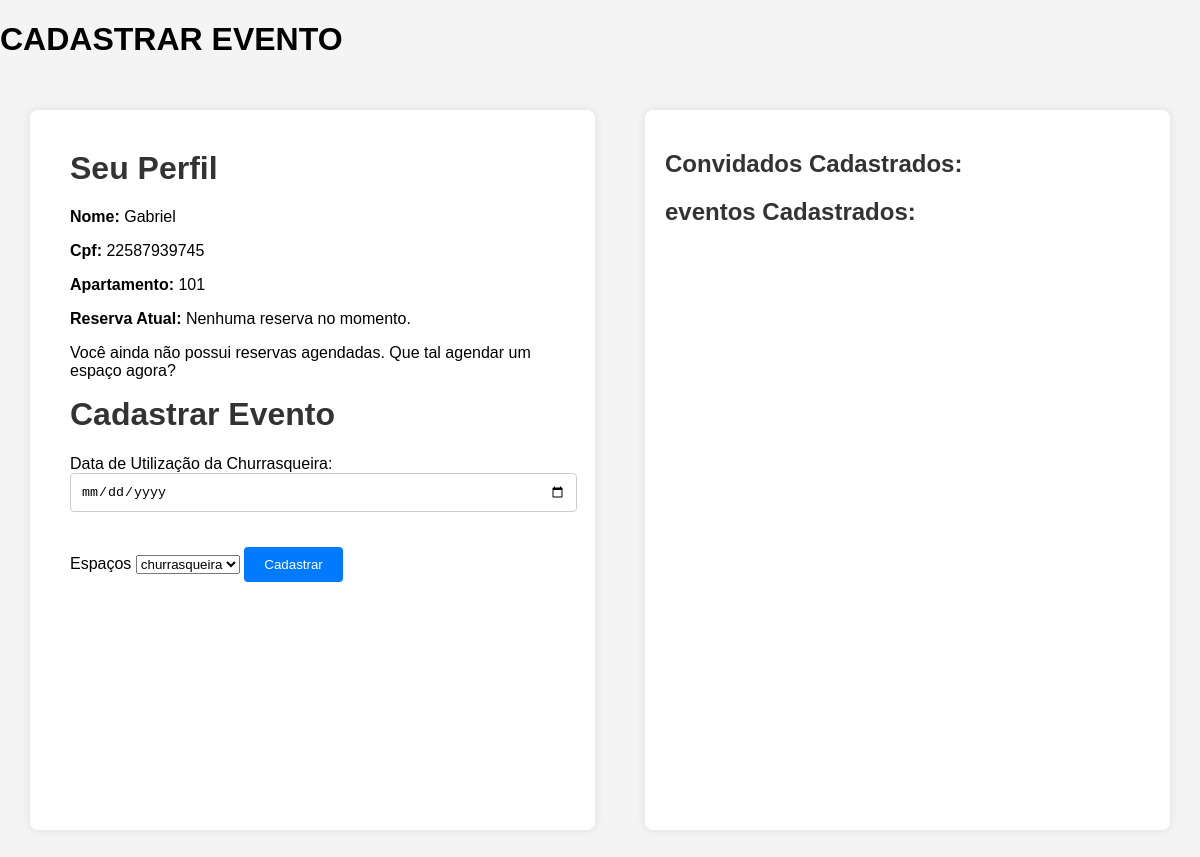
The app's page /cadastro_evento (signed in), older data.
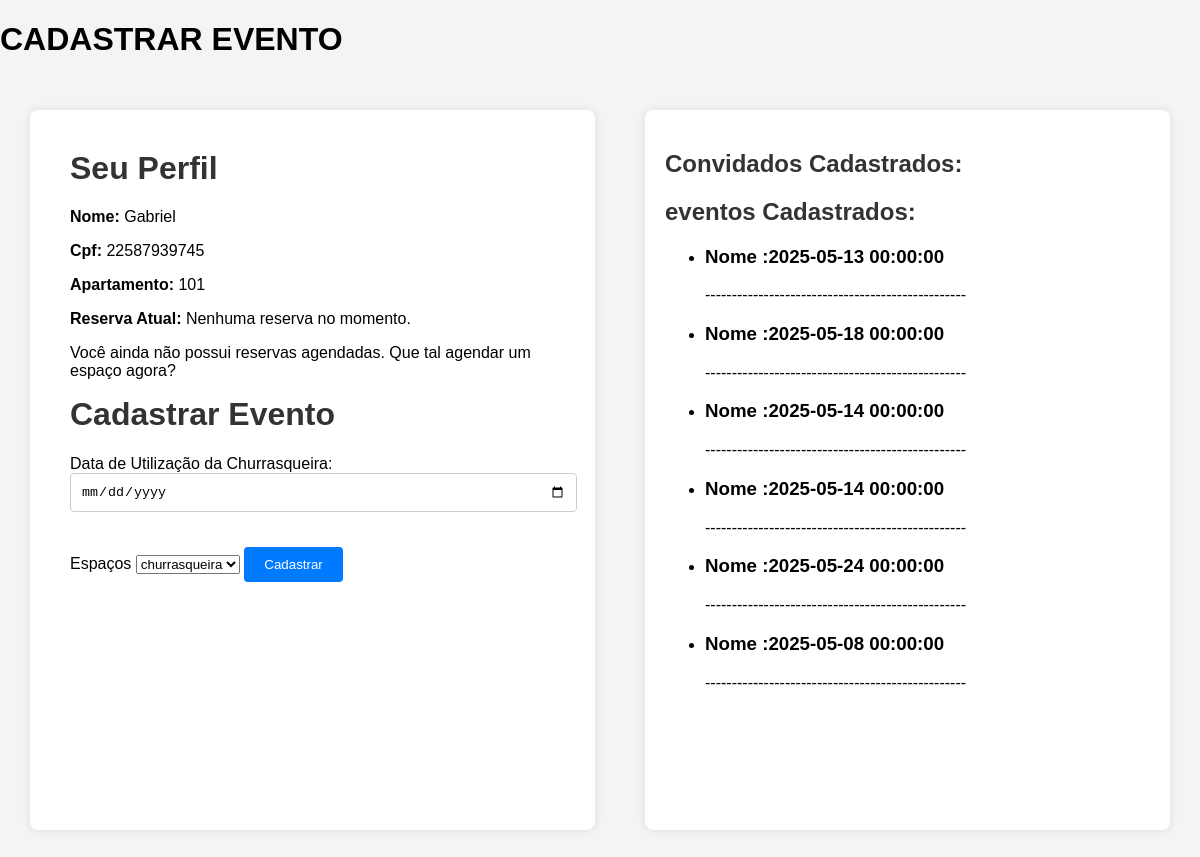
The same page, newer data.
### app.py (models this page shows)
class Espaco(db.Model):
    __tablename__ = 'agendamento_evento'
    id = db.Column(db.Integer, primary_key=True)
    cpf_morador = db.Column(db.Integer, nullable=False)
    data = db.Column(db.DateTime, nullable = False)
    local = db.Column(db.Integer)
    ambientes = db.Column(db.String(50), nullable=False)
    apartamento = db.Column(db.String(10), nullable=False)

### app.py (the view)
@app.route('/cadastro_evento', methods=['GET', 'POST'])
def evento():
    nome_usuario = session.get('usuario_nome')
    cpf_morador = session.get('usuario_cpf')
    ap_morador = session.get('usuario_apartamento')
    eventos = Espaco.query.filter_by(cpf_morador=cpf_morador).all()
    return render_template('cadastrar_evento.html', nome=nome_usuario , cpf = cpf_morador , apartamento = ap_morador , eventos = eventos)

### templates/cadastrar_evento.html (shortened to what this page needs)
<!DOCTYPE html>
<html lang="pt-br">
<head>
</head>
<body>
  <h1>CADASTRAR EVENTO</h1>
  <div class="container">
    <div class="formulario">
        <h1>Seu Perfil</h1>
            <div class="perfil-info">
              <p><strong>Nome:</strong> {{ nome }}</p>
              <p><strong>Cpf:</strong> {{ cpf }}</p>
              <p><strong>Apartamento:</strong> {{ apartamento }}</p>
              <p><strong>Reserva Atual:</strong> Nenhuma reserva no momento.</p>
              <p>Você ainda não possui reservas agendadas. Que tal agendar um espaço agora?</p>
            </div>
      <form method="POST" action="/addEvento">
        <h1>{{ 'Editar Familiar' if familiar_editado else 'Cadastrar Evento' }}</h1>
        <label>Data de Utilização da Churrasqueira:</label>
        <input type="date" name="data_uso" required>
        <label>Espaços </label>
        <select name="select" id="">
          <option value="churrasqueira">churrasqueira</option>
        </select>
        <button type="submit">{{ 'Salvar' if familiar_editado else 'Cadastrar' }}</button>
      </form>
    </div>
    <div class="lista-convidados">
      <h2>Convidados Cadastrados:</h2>
      {% block content %}
  <h2>eventos Cadastrados:</h2>
  <ul>
        {% for evento in eventos %}
          <li>
          <h3>Nome :{{ evento.data }} </h3>
          <p>-------------------------------------------------</p>
          </li>
        {% endfor %}
      </ul>
      {% endblock %}
    </div>
  </div>
</body>
</html>

### templates/cadastrar_evento.html (style rules this page uses)
body { font-family: Arial, sans-serif; margin: 0; background-color: #f4f4f4; }
.container { display: flex; padding: 30px; gap: 50px; }
.formulario { flex: 1; background-color: #ffffff; padding: 40px; border-radius: 8px; box-shadow: 0 0 10px rgba(0, 0, 0, 0.1); min-height: 80vh; }
.formulario h1 { margin-top: 0; color: #333; }
.formulario input[type="text"], .formulario input[type="date"] { width: 100%; padding: 10px; margin-bottom: 35px; border-radius: 4px; border: 1px solid #ccc; }
.formulario button { padding: 10px 20px; border: none; background-color: #007BFF; color: white; border-radius: 4px; cursor: pointer; }
.lista-convidados { flex: 1; background-color: #ffffff; padding: 20px; border-radius: 8px; max-height: 90vh; overflow-y: auto; box-shadow: 0 0 10px rgba(0, 0, 0, 0.1); }
.lista-convidados h2 { color: #333; }

Row changes from the older to the newer data that the page shows:
added Espaco: data "2025-05-13 00:00:00"
added Espaco: data "2025-05-18 00:00:00"
added Espaco: data "2025-05-14 00:00:00"
added Espaco: data "2025-05-14 00:00:00"
added Espaco: data "2025-05-24 00:00:00"
added Espaco: data "2025-05-08 00:00:00"
